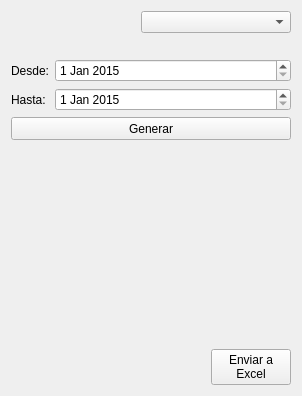
<?xml version="1.0" encoding="UTF-8"?>
<ui version="4.0">
 <class>Form</class>
 <widget class="QWidget" name="Form">
  <property name="geometry">
   <rect>
    <x>0</x>
    <y>0</y>
    <width>302</width>
    <height>396</height>
   </rect>
  </property>
  <property name="windowTitle">
   <string>Form</string>
  </property>
  <layout class="QGridLayout" name="gridLayout">
   <item row="0" column="0">
    <layout class="QVBoxLayout" name="verticalLayout_2">
     <item>
      <layout class="QHBoxLayout" name="horizontalLayout_2">
       <item>
        <spacer name="horizontalSpacer">
         <property name="orientation">
          <enum>Qt::Horizontal</enum>
         </property>
         <property name="sizeHint" stdset="0">
          <size>
           <width>40</width>
           <height>20</height>
          </size>
         </property>
        </spacer>
       </item>
       <item>
        <widget class="QComboBox" name="comboBox">
         <property name="minimumSize">
          <size>
           <width>150</width>
           <height>0</height>
          </size>
         </property>
        </widget>
       </item>
      </layout>
     </item>
     <item>
      <spacer name="verticalSpacer_3">
       <property name="orientation">
        <enum>Qt::Vertical</enum>
       </property>
       <property name="sizeType">
        <enum>QSizePolicy::Fixed</enum>
       </property>
       <property name="sizeHint" stdset="0">
        <size>
         <width>20</width>
         <height>20</height>
        </size>
       </property>
      </spacer>
     </item>
     <item>
      <layout class="QFormLayout" name="formLayout_5">
       <item row="0" column="0">
        <widget class="QLabel" name="label_7">
         <property name="text">
          <string>Desde:</string>
         </property>
        </widget>
       </item>
       <item row="0" column="1">
        <widget class="QDateEdit" name="qdateFrom">
         <property name="date">
          <date>
           <year>2015</year>
           <month>1</month>
           <day>1</day>
          </date>
         </property>
        </widget>
       </item>
       <item row="1" column="0">
        <widget class="QLabel" name="label_8">
         <property name="text">
          <string>Hasta:</string>
         </property>
        </widget>
       </item>
       <item row="1" column="1">
        <widget class="QDateEdit" name="qdateTo">
         <property name="maximumDateTime">
          <datetime>
           <hour>23</hour>
           <minute>59</minute>
           <second>59</second>
           <year>7999</year>
           <month>12</month>
           <day>30</day>
          </datetime>
         </property>
         <property name="date">
          <date>
           <year>2015</year>
           <month>1</month>
           <day>1</day>
          </date>
         </property>
        </widget>
       </item>
      </layout>
     </item>
     <item>
      <layout class="QHBoxLayout" name="horizontalLayout">
       <item>
        <widget class="QPushButton" name="qbuttonGenerar">
         <property name="enabled">
          <bool>true</bool>
         </property>
         <property name="sizePolicy">
          <sizepolicy hsizetype="Fixed" vsizetype="Maximum">
           <horstretch>0</horstretch>
           <verstretch>0</verstretch>
          </sizepolicy>
         </property>
         <property name="minimumSize">
          <size>
           <width>75</width>
           <height>23</height>
          </size>
         </property>
         <property name="maximumSize">
          <size>
           <width>1500</width>
           <height>16777215</height>
          </size>
         </property>
         <property name="layoutDirection">
          <enum>Qt::LeftToRight</enum>
         </property>
         <property name="text">
          <string>Generar</string>
         </property>
        </widget>
       </item>
      </layout>
     </item>
     <item>
      <spacer name="verticalSpacer_2">
       <property name="orientation">
        <enum>Qt::Vertical</enum>
       </property>
       <property name="sizeType">
        <enum>QSizePolicy::Fixed</enum>
       </property>
       <property name="sizeHint" stdset="0">
        <size>
         <width>20</width>
         <height>20</height>
        </size>
       </property>
      </spacer>
     </item>
     <item>
      <spacer name="verticalSpacer">
       <property name="orientation">
        <enum>Qt::Vertical</enum>
       </property>
       <property name="sizeHint" stdset="0">
        <size>
         <width>20</width>
         <height>40</height>
        </size>
       </property>
      </spacer>
     </item>
     <item>
      <widget class="QPushButton" name="excelButton">
       <property name="sizePolicy">
        <sizepolicy hsizetype="Fixed" vsizetype="Minimum">
         <horstretch>0</horstretch>
         <verstretch>0</verstretch>
        </sizepolicy>
       </property>
       <property name="layoutDirection">
        <enum>Qt::RightToLeft</enum>
       </property>
       <property name="text">
        <string>Enviar a
Excel</string>
       </property>
      </widget>
     </item>
    </layout>
   </item>
  </layout>
  <zorder>qbuttonGenerar</zorder>
 </widget>
 <resources/>
 <connections/>
</ui>
